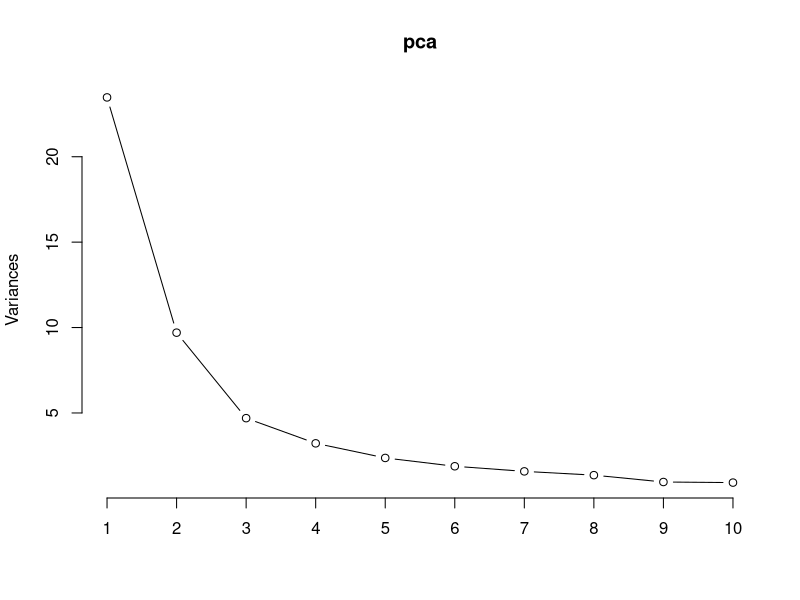
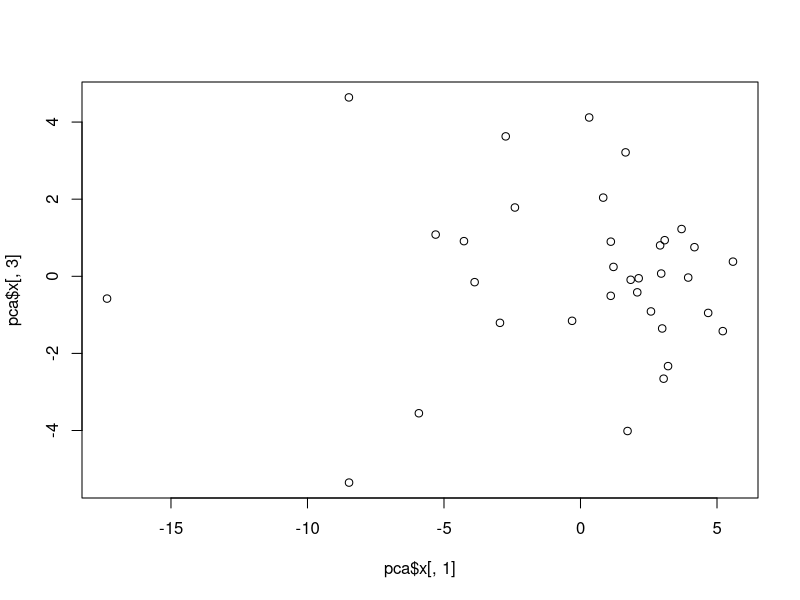
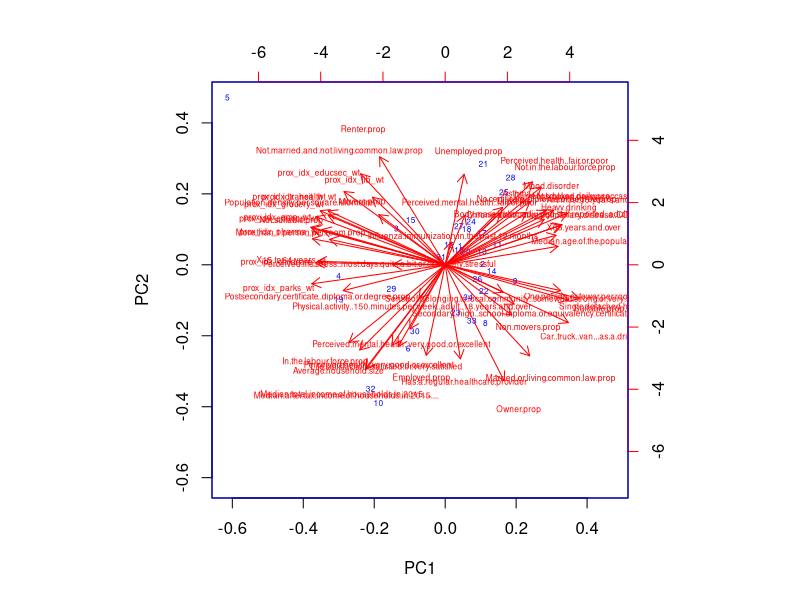

Generate these figures, in order, with R:
## ---- chunk 1
# Import the necessary libraries
library(skimr)
## ---- chunk 2
# Import the PHU data
df_source = read.csv(file = 'PHU_merged_data.csv', stringsAsFactors = FALSE, na.strings="", header=TRUE)
df <- df_source

colnames(df)
# skim(df)
# rownames(df)
# head(df)

## ---- chunk 3
# Transit prox median - impute 0
# df$prox_idx_transit_med[is.na(df$prox_idx_transit_med)] <- 0

# Breastfeeding variables and obesity in youth - remove
# Remove other variables not needed
# df <- df[,-c(1:2, 4:5, 32:42, 57:58, 60, 63, 78:99)] # Remove weighted prox scores
df <- df[,-c(1:2, 4:5, 32, 43:52, 56:58, 60, 63, 76, 78:99)] # Remove median prox scores

# rownames(df) <- df[,1]

# Convert percent data to proportions: 1. age group data 2. health data
# df[, c(16:34)] <- df[, c(16:34)]/100

colnames(df)
# head(df)

## ---- chunk 4
# # Clean data
# # We see that 4 variables have missing values
# # Transit prox - impute 0
# df$prox_idx_transit[is.na(df$prox_idx_transit)] <- 0
# 
# # Breastfeeding variables and obesity in youth - remove
# # Remove other variables not needed
# df <- df[,-c(1:2, 4, 7:15, 31, 32, 34, 37)]
# 
# 
# # Convert percent health data to proportions
# df[, c(15:35)] <- df[, c(15:35)]/100
# 
# # Reorder columns
# 
# df <- df[,c(1:3, 14, 
#   4:9, 12:13, 10:11, # prox
#   15, 17, 19:21, 23:24, 27:28, 31, # poor health
#   16, 30, 18, 25:26, 22, 29, 32:35)] # good health
# 
# colnames(df)

## ---- chunk 5
# Subset the data for analysis 
# listcolnames <- colnames(df)

# # For the orginal dataset with 36 PHUs
# keep_general <- c("Location_x", "HRUID", "HRPOP", "amenity_dense")
# keep_comorbids <- c(listcolnames[c(6:9, 12:15, 17:30)])
# keep_prox_med <- c(listcolnames[33:42])
# keep_prox_wt <- c(listcolnames[43:52])
# keep_covid <- c(listcolnames[53:64])
# keep_comorbids_na <- c(listcolnames[c(10, 11, 16)])

# # Dataset with weighted proximity values
# keep_wt <- c(keep_general,keep_comorbids, keep_prox_wt, keep_covid)
# df_wt <- df[keep_wt]

## ---- chunk 6
# # Clean data

# # Remove commas and convert comorbids data to numeric
# comorbids = c('copd', 'asthma', 'hbp', 'smokers')
# df2[, comorbids] <- lapply(df2[, comorbids], function(x) as.numeric(gsub("[\\%,]", "", x)))

# # Convert the percent data to proportions
# df_med[, keep_comorbids] <- lapply(df_med[, keep_comorbids], function(x) as.numeric(gsub("[\\%,]", "", x))/100)
# df_wt[, keep_comorbids] <- lapply(df_wt[, keep_comorbids], function(x) as.numeric(gsub("[\\%,]", "", x))/100)

## ---- chunk 7
pca <- prcomp(df[,-c(1, 57:58)], scale = TRUE)
summary(pca)

## ---- chunk 8
# Scree plot
plot(pca, type="lines")

## ---- chunk 9
# PCA graph using the base graphics function plot()
plot(pca$x[,1], pca$x[,3])

# Biplot
biplot(pca, col = c("blue", "red"), cex = c(0.5,0.5))


## ---- chunk 10
# # Barplot scree plot

# # Calculate how much of the variation each PC accounts for
# pca.var <- pca$sdev^2

# # Calculate the percentage of the variation that each PC accounts for
# pca.var.per <- round(pca.var/sum(pca.var)*100, 1)

# barplot(pca.var.per, main = "Scree Plot", xlab = "Principal Component", ylab = "Percent Variation")

## ---- chunk 11
# pca$x <- -pca$x
# pca$rotation <- -pca$rotation

# Extract the first 6 principal components (based on the Scree plot) for PCR
pcs <- pca$x[,c("PC1", "PC2", "PC3", "PC4", "PC5", "PC6")]

# Create a dataframe with reponse variable TOTAL proportion of COVID cases and explanatory variables (the PCs)
pcr_data <- as.data.frame(cbind(df[,"TOTAL_prop"], pcs))
head(pcr_data)

# Perform linear regression
phu_lm_total <- lm(V1~., data = pcr_data)
summary(phu_lm_total)

## ---- chunk 12
pca$rotation[,c(1, 3)]
# a <- pca$rotation[,1:3]
# write.csv(a, file = "pca_pcs123.csv")

## ---- chunk 13
loading_scores <- pca$rotation[,1]
var_scores <- abs(loading_scores)

# Rank and show the top 10 loading score by magnitude
var_scores_ranked <- sort(var_scores, decreasing = TRUE)
top_10_var <- names(var_scores_ranked[1:10])
top_10_var

pca$rotation[top_10_var, 1] 
## ---- chunk 14
# Create a dataframe with reponse variable FATALprop and explanatory variables (the PCs)
pcr_data2 <- as.data.frame(cbind(df[,"FATAL_prop"], pcs))
head(pcr_data2)

# Perform linear regression
phu_lm_fatal <- lm(V1~., data = pcr_data2)
summary(phu_lm_fatal)

## ---- chunk 15
pca$rotation[,c(1,6)]

## ---- chunk 16
# library(ggplot2)
# library(grid)
# library(RColorBrewer)
# # colnames(df_source)
# density <- df_source[, 6]
# PCbiplot <- function(PC, x="PC1", y="PC2") {
#     # PC being a prcomp object
#     data <- data.frame(obsnames=row.names(PC$x), PC$x)
#     plot <- ggplot(data, aes_string(x=x, y=y)) + geom_point(aes(colour = density), alpha=1, size=2) + scale_color_gradient(low = "blue", high = "orange red")
#     plot <- last_plot() + theme_minimal()
#     # plot <- ggplot(data, aes_string(x=x, y=y)) + geom_text(alpha=.6, size=2.5, aes(label=obsnames))
#     # plot <- plot + geom_hline(aes(0), size=.2) + geom_vline(aes(0), size=.2)
#     datapc <- data.frame(varnames=rownames(PC$rotation), PC$rotation)
#     mult <- min(
#         (max(data[,y]) - min(data[,y])/(max(datapc[,y])-min(datapc[,y]))),
#         (max(data[,x]) - min(data[,x])/(max(datapc[,x])-min(datapc[,x])))
#         )
#     datapc <- transform(datapc,
#             v1 = .7 * mult * (get(x)),
#             v2 = .7 * mult * (get(y))
#             )
#     plot <- plot + coord_equal() + geom_text(data=datapc, aes(x=v1, y=v2, label=varnames), size = 3.5, vjust=1, color="red")
#     plot <- plot + geom_segment(data=datapc, aes(x=0, y=0, xend=v1, yend=v2), arrow=arrow(length=unit(0.2,"cm")), alpha=0.75, color="red")
#     plot
# }
# 
# PCbiplot(pca)

## ---- chunk 17
# # Use ggplot2 to plot the data
# library(ggplot2)
# pca.data <- data.frame(Sample = df$ENG_LABEL, X=pca$x[,1], Y=pca$x[,2])
# pca.data
# 
# ggplot(data=pca.data, aes(x=X, y=Y, label = Sample)) +
#   geom_text() + geom_point() +
#   xlab(paste("PC1 - ", pca.var.per[1], "%", sep = "")) +
#   ylab(paste("PC2 - ", pca.var.per[2], "%", sep = "")) +
#   theme_bw() +
#   ggtitle("PCA Graph")

## ---- chunk 18
## Factor Analysis
# Extract the predictor columns
# df2_prop2 <- df2_prop[,-c(1,2,3)]
# df_med2 <- df_med[,-c(1:4, 37:48)]


# Check KMO, Bartletts which tells us if FA is appropriate
# KMO values between 0.8 and 1 indicate the sampling is adequate.
# KMO values less than 0.6 indicate the sampling is not adequate and that remedial action should be taken. Some authors put this value at 0.5, so use your own judgment for values between 0.5 and 0.6.
# KMO Values close to zero means that there are large partial correlations compared to the sum of correlations. In other words, there are widespread correlations which are a large problem for factor analysis.
library(psych)

# KMO(cor(df2_prop2))
colnames(df)
KMO(cor(df[,-c(1, 59:60)]))
# We look for MSA > 0.5
# The following variables have MSA < 0.5
# Asthma
# Body.mass.index..adjusted.self.reported..adult..18.years.and.over...overweight
# Diabetes
# Has.a.regular.healthcare.provider
# Influenza.immunization.in.the.past.12.months
# Life.satisfaction..satisfied.or.very.satisfied
# Perceived.life.stress..most.days.quite.a.bit.or.extremely.stressful
# Perceived.mental.health..fair.or.poor 
# Perceived.mental.health..very.good.or.excellent 
# Physical.activity..150.minutes.per.week..adult..18.years.and.over. 
# Physical.activity..average.60.minutes.per.day..youth..12.to.17.years.old. 
# Sense.of.belonging.to.local.community..somewhat.strong.or.very.strong
# prox_idx_grocery_med 
# prox_idx_educsec_med 
# prox_idx_lib_med 

# print(cortest.bartlett(cor(df_med2), nrow(df_med2)))
print(cortest.bartlett(cor(df[,-c(1, 59:60)]), nrow(df[,-c(1, 59:60)])))
# Bartletts test of sphericity is significant

## ---- chunk 19
# # 3d plot
# options(rgl.useNULL = TRUE)
# library(rgl)
# with(total_fa, plot3d(V1, Factor1, Factor2, type="p"))
# triangles3d(total_fa[,1], total_fa[,2], total_fa[,3])
# rglwidget()
# 
# fit <- lm(V1~., total_fa)
# surfacefn <- function(x, y) cbind(1, x, y, z) %*% coef(fit)
# persp3d(surfacefn, add = TRUE, col = "blue")
## ---- chunk 20

## ---- chunk 21

## ---- chunk 22

## ---- chunk 23

## ---- chunk 24

## ---- chunk 25

